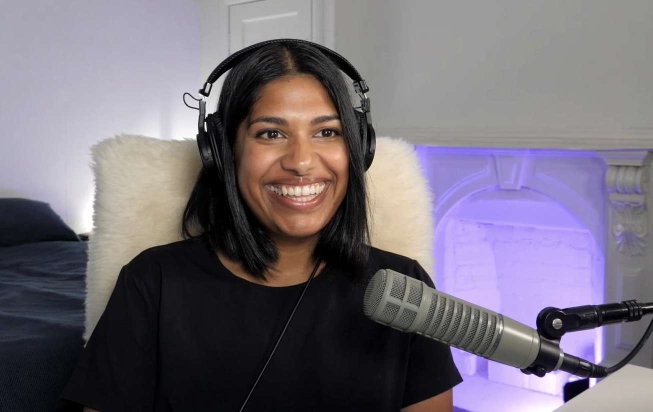
#> input picture alisha.jpeg, 1305 x 824 px (shown at 1/2 size)
$ python test.py alisha.jpeg
#> lines starting #> are read from the running program, lines starting #| are printed output that depends on the picture
import sys
from PIL import Image
from termcolor import colored
import colorama

colorama.init()
try:
    image_path = sys.argv[1].strip('-')
except:
    image_path = 'test/2.jpg'


class AsciiArt:
    def __init__(self, img_path):
#> called with img_path = 'alisha.jpeg'
        self.path = image_path
        self.img = Image.open(self.path)
#> self.img is the input picture: PIL image 1305x824 RGB; mean R, G, B 116.1, 109.1, 119.9

    def image(self):
        width, height = self.img.size
#> width = 1305; height = 824
        aspect_ratio = height/width
#> aspect_ratio = 0.631
        new_width = 120
        new_height = aspect_ratio * new_width * 0.55
#> new_height = 41.67
        img = self.img.resize((new_width, int(new_height)))
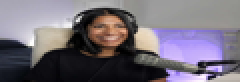
#> img: PIL image 120x41 RGB (shown 2 times larger); mean R, G, B 116.1, 109.1, 119.9
        img = img.convert('L')
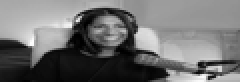
#> img: PIL image 120x41 L (shown 2 times larger); min 0, max 253, mean 112.4
        pixels = img.getdata()
        chars = ["B", "S", "#", "&", "@", "$", "%", "*", "!", ":", "."]
        new_pixels = [chars[pixel//25] for pixel in pixels]
#> new_pixels = 4920 items, first 6: '%', '%', '%', '%', '%', '%'
        new_pixels = ''.join(new_pixels)
        new_pixels_count = len(new_pixels)
#> new_pixels_count = 4920
        ascii_image = [new_pixels[index:index + new_width]
                  for index in range(0, new_pixels_count, new_width)]
#> ascii_image = 41 items
        ascii_image = "\n".join(ascii_image)
        print(ascii_image)
        file = "ascii_image.txt"
        with open(file, "w") as f:
                f.write(ascii_image)
                print(colored(f"saved art image to file as {file}", "yellow"))


if __name__ == "__main__":
    AsciiArt(image_path).image()

$ run again, on input/alisha_toon.jpg
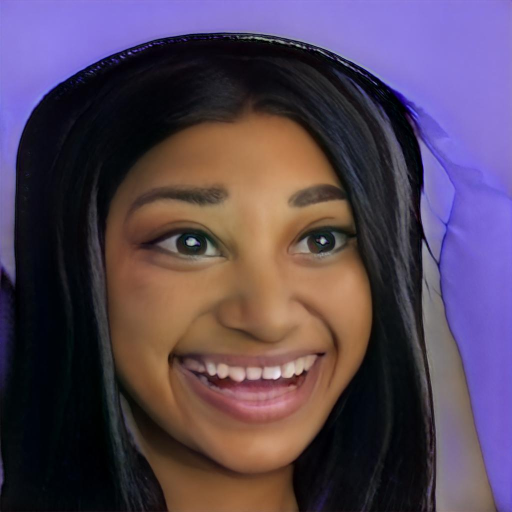
#> input picture input/alisha_toon.jpg, 1024 x 1024 px (shown at 1/2 size)
#> in __init__, self.img is the input picture: PIL image 1024x1024 RGB; mean R, G, B 85.2, 68.1, 86.8
#> in image, `img = self.img.resize((new_width, int(new_height)))`:
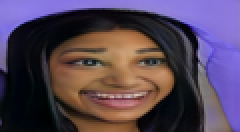
#> img: PIL image 120x66 RGB (shown 2 times larger); mean R, G, B 85.2, 68.1, 86.8
#> in image, `img = img.convert('L')`:
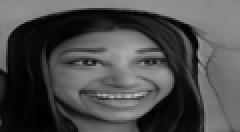
#> img: PIL image 120x66 L (shown 2 times larger); min 0, max 200, mean 75.4
#> new_pixels = 7920 items, first 6: '$', '$', '$', '$', '$', '$'
#> new_pixels_count = 7920
#> ascii_image = 66 items

$ run again, on input/dielit.jpg
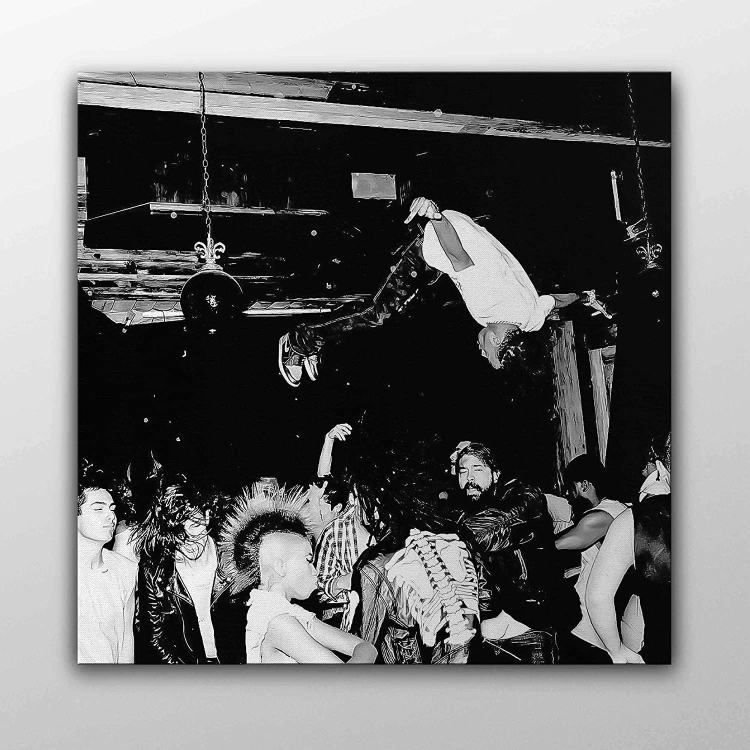
#> input picture input/dielit.jpg, 1500 x 1500 px (shown at 1/2 size)
#> in __init__, self.img is the input picture: PIL image 1500x1500 RGB; min 0, max 255, mean 113.8
#> in image, `img = self.img.resize((new_width, int(new_height)))`:
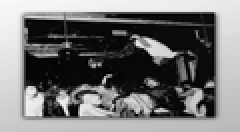
#> img: PIL image 120x66 RGB (shown 2 times larger); min 0, max 248, mean 113.8
#> new_pixels = 7920 items, first 6: ':', ':', ':', ':', ':', ':'
#> new_pixels_count = 7920
#> ascii_image = 66 items
